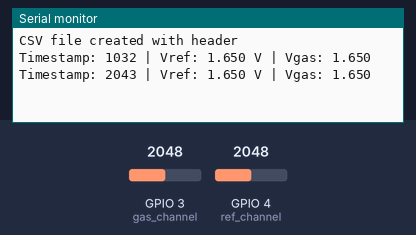
Bench run of a sketch on a simulated ESP32. Parts: the last lines printed to the serial monitor. Inputs (shaded band) come from the test bench; at power-on: GPIO 3 (gas_channel) = 2048, GPIO 4 (ref_channel) = 2048. Storage starts empty.

Above: at 2.2 s.
2.3 s: GPIO 3 (gas_channel) set to 2866
At 3.6 s:
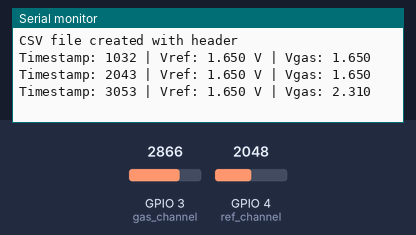
3.8 s: GPIO 4 (ref_channel) set to 2866
At 4.9 s:
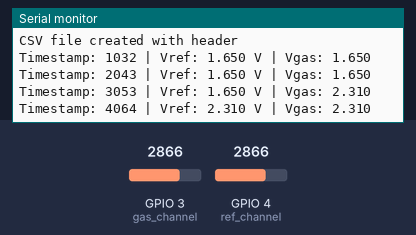
5.3 s: GPIO 3 (gas_channel) set to 3603
At 6.6 s:
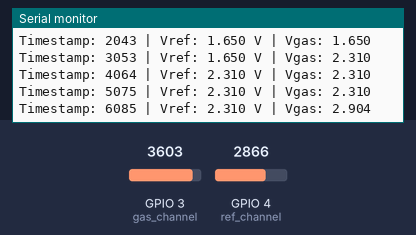
6.8 s: GPIO 4 (ref_channel) set to 3603
At 7.7 s:
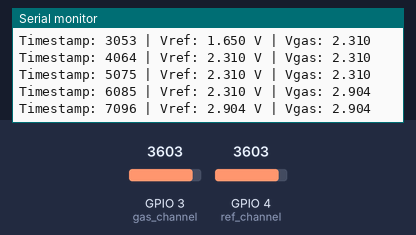
Timing chart, 0 to 9.3 s (numbered marks = the images above; inputs shaded):
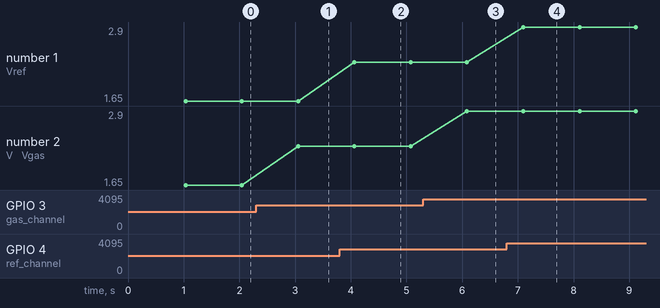

Measured:
- after the input at 2.3 s, the serial monitor: prints a new line after 0.75 s (image 1)
- after the input at 3.8 s, the serial monitor: prints a new line after 0.26 s (image 2)
- after the input at 5.3 s, the serial monitor: prints a new line after 0.79 s (image 3)
- after the input at 6.8 s, the serial monitor: prints a new line after 0.30 s (image 4)
- plotted number 2: 1.65 → 2.31 after the input at 2.3 s, 2.31 → 2.9 after the input at 5.3 s

The sketch:

NO_sensor_readings_savingONFlashMemory.ino
```cpp
#include <SPIFFS.h>

// Pin definitions
const int ref_channel = 4;  // Reference sensor analog pin
const int gas_channel = 3;  // Gas sensor analog pin

// ADC settings
const float ADC_REF_VOLTAGE = 3.3;  // ESP32 reference voltage
const int ADC_RESOLUTION = 4095;    // 12-bit ADC


void setup() {
  Serial.begin(115200);
  delay(1000); // wait for serial to stabilize

  // Mount SPIFFS
  if(!SPIFFS.begin(true)){
    Serial.println("SPIFFS Mount Failed");
    return;
  }

  // List existing files


  // Create CSV file and write header if it doesn't exist
  if(!SPIFFS.exists("/sensor_data.csv")) {
    File file = SPIFFS.open("/sensor_data.csv", FILE_WRITE);
    if(file){
      file.println("Timestamp(ms),Vref_ADC,Vref_V,Vgas_ADC,Vgas_V");
      file.close();
      Serial.println("CSV file created with header");
    } else {
      Serial.println("Failed to create CSV file");
    }
  }
}

void loop() {
  unsigned long timestamp = millis();

  // Read ADC values
  int vref_adc = analogRead(ref_channel);
  int vgas_adc = analogRead(gas_channel);

  // Convert to voltage
  float vref_volt = vref_adc * (ADC_REF_VOLTAGE / ADC_RESOLUTION);
  float vgas_volt = vgas_adc * (ADC_REF_VOLTAGE / ADC_RESOLUTION);

  // Print to Serial
  Serial.print("Timestamp: "); Serial.print(timestamp);
  Serial.print(" | Vref: "); Serial.print(vref_volt, 3);
  Serial.print(" V | Vgas: "); Serial.println(vgas_volt, 3);

  // Append to CSV
  File file = SPIFFS.open("/sensor_data.csv", FILE_APPEND);
  if(file){
    file.print(timestamp); file.print(",");
    file.print(vref_adc); file.print(",");
    file.print(vref_volt,3); file.print(",");
    file.print(vgas_adc); file.print(",");
    file.println(vgas_volt,3);
    file.close();
  } else {
    Serial.println("Failed to open CSV file for appending");
  }

  delay(1000); // 1-second interval
}
```
